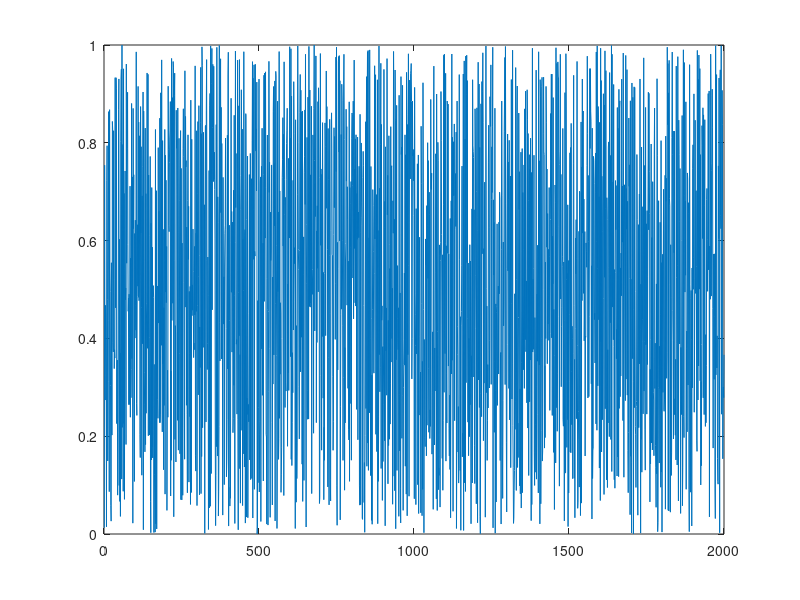
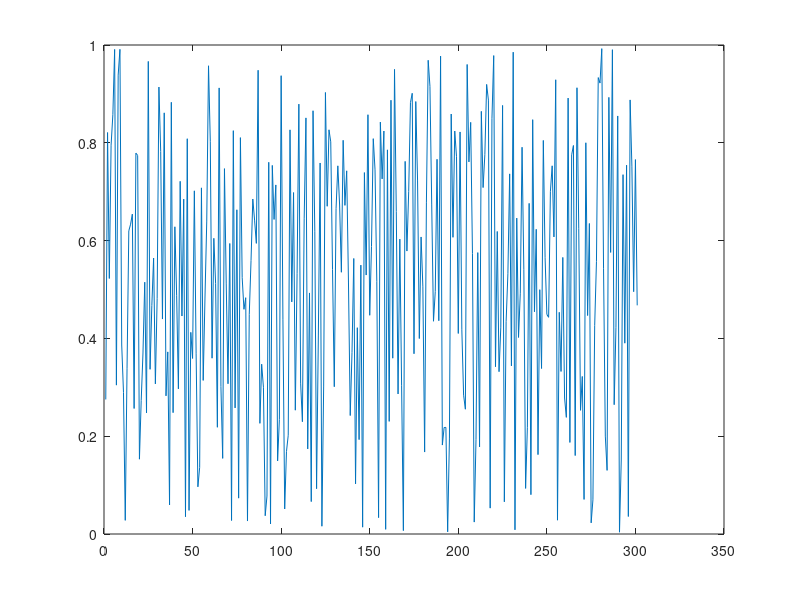
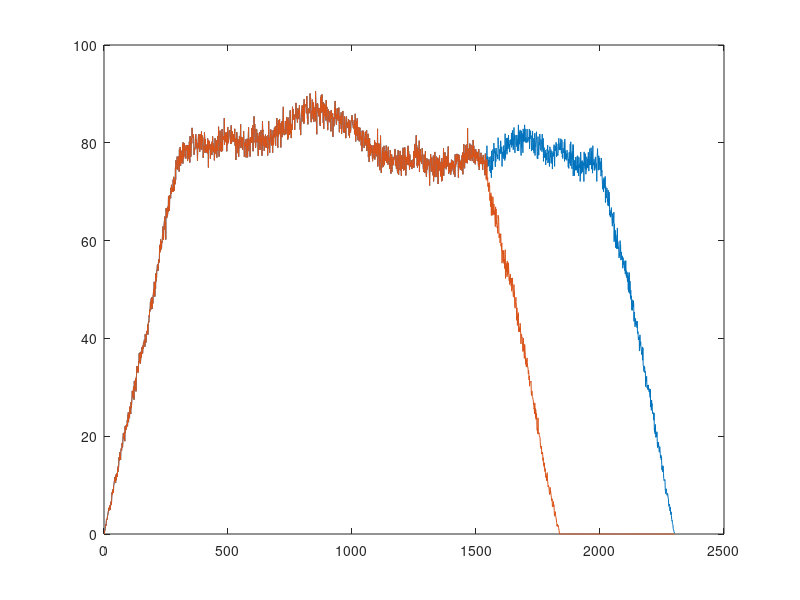
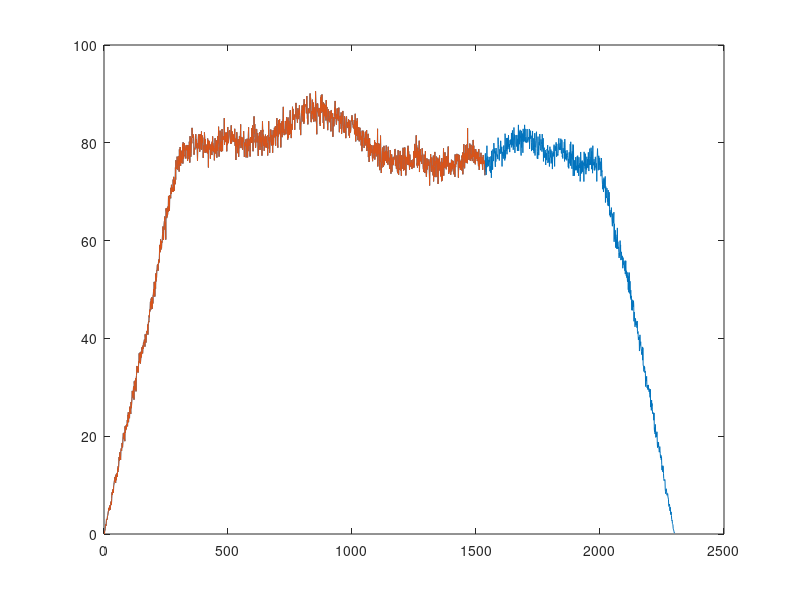

MATLAB code for these plots, in order:
close all
clear all

Nx = 2000;
M = 301;
L = 768;
x = rand(1, 2000);
h = rand(1, M);
y = zeros(1, Nx + M - 1);
N = M + L - 1;
y_actual = conv(x, h);

position = 0;
while position + L <= Nx
    y (position + (1:N)) = y(position + (1:N)) + conv(x(position + (1:L)), h);
    position = position + L;
end
figure; plot(x)
figure; plot(h)
figure; plot(y_actual)
hold on; plot(y)

%% Real-time
position = 0;
z = zeros(1, N);
out = [];
while position + L <= Nx 
    z = [z(L+1:end), zeros(1, L)] + conv(x(position + (1:L)), h);
    out = [out, z(1:L)];
    position = position + L;  
end
figure; 
plot(y_actual);hold on; plot(out)

%% Real time with circular convolution
position = 0;
N = 2^(ceil(log2(L + M)));
z = zeros(1, N);
H = fft(h, N);
out = [];
while position + L <= Nx 
    X = fft(x(position+(1:L)), N);
    z = [z(L+1:end), zeros(1, L)] + ifft(X.*H, N);
    out = [out, z(1:L)];
    position = position + L;  
end
figure; 
plot(y_actual);hold on; plot(out)
figure;plot(out)
